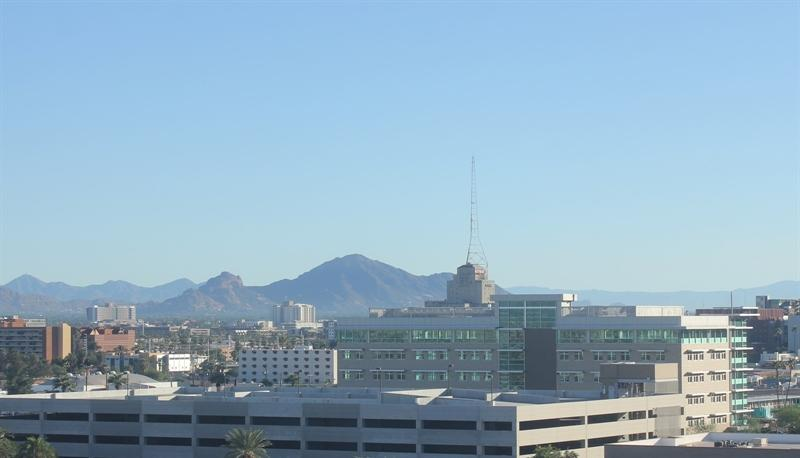
#> input picture images/test/day/20151101_152050.jpg, 800 x 458 px; its folder holds only this picture in this run
$ jupyter execute --allow-errors Untitled.ipynb
#> lines starting #> are read from the running program, lines starting #| are printed output that depends on the picture
# Day and Night Image Classifier
---

The day/night image dataset consists of 200 RGB color images in two categories: day and night. There are equal numbers of each example: 100 day images and 100 night images.

We're trying to build a classifier that can accurately label these images as day or night, and that relies on finding distinguishing features between the two types of images!

*Note: All images come from the [AMOS dataset](http://cs.uky.edu/~jacobs/datasets/amos/) (Archive of Many Outdoor Scenes).*

### Import resources

Before we get started on the project code, import the libraries that we'll need.

[cell 1]
import os
import glob #for loading images from a directory
import matplotlib.image as mpimg
import matplotlib.pyplot as plt
import cv2
import random
import numpy as np

[cell 2]
# Image data directories
image_dir_training = "images/training/"
image_dir_test = "images/test/"

## Step 1: Load the datasets and visualize

These first few lines of code will load the training day/night images and store all of them in a variable, `IMAGE_LIST`. This list contains the images and their associated label ("day" or "night").

For example, the first image-label pair in `IMAGE_LIST` can be accessed by index:
``` IMAGE_LIST[0][:]```.

[cell 3]
def load_dataset(image_dir):
    '''This function loads in images and their labels and places them in a list
    im_list[0][:] will be the first image-label pair in the list'''
#> called with image_dir = 'images/training/'

    im_list = []
    image_types = ["day", "night"]

    # Iterate through each color folder
    for im_type in image_types:

        # Iterate through each image file in each image_type folder
        # glob reads in any image with the extension "image_dir/im_type/*"
        for file in glob.glob(os.path.join(image_dir, im_type, "*")):

            # Read in the image
            im = mpimg.imread(file)
#> im is the input picture: shape (458, 800, 3); mean R, G, B 145.1, 173.9, 193.1

            # Check if the image exists/if it's been correctly read-in
            if not im is None:
                # Append the image, and it's type (red, green, yellow) to the image list
                im_list.append((im, im_type))

    return im_list

[cell 4]
# Load training data
IMAGE_LIST = load_dataset(image_dir_training)
#> IMAGE_LIST = 2 items

## Step 2: Preprocess the data input images.

This function takes in a list of image-label pairs and outputs a **standardized** list of resized images and numerical labels.
1. Resizing every image to a standard size
2. Encode the target variables

[cell 5]
def standardize_input(image):

    # Resize image and pre-process so that all "standard" images are the same size
    standard_im = cv2.resize(image, (1100, 600))

    return standard_im

[cell 6]
def encode(label):
    # encode day as 1, night as 0
    numerical_val = 0
    if(label == 'day'):
        numerical_val = 1

    return numerical_val

[cell 7]
def preprocess(image_list):

    #standardize and encode the input data
    standard_list = []

    # Iterate through all the image-label pairs
    for item in image_list:
        image = item[0]
        label = item[1]

        # Standardize the image
        standardized_im = standardize_input(image)

        # Create a numerical label
        binary_label = encode(label)

        # Append the image, and it's one hot encoded label to the full, processed list of image data
        standard_list.append((standardized_im, binary_label))
#> this loop made 2 passes
#> (label, numerical_val in encode, binary_label) on passes 1 to 2: ('day', 1, 1), ('night', 0, 0)
#> pass 1, in standardize_input, `standard_im = cv2.resize(image, (1100, 600))`:
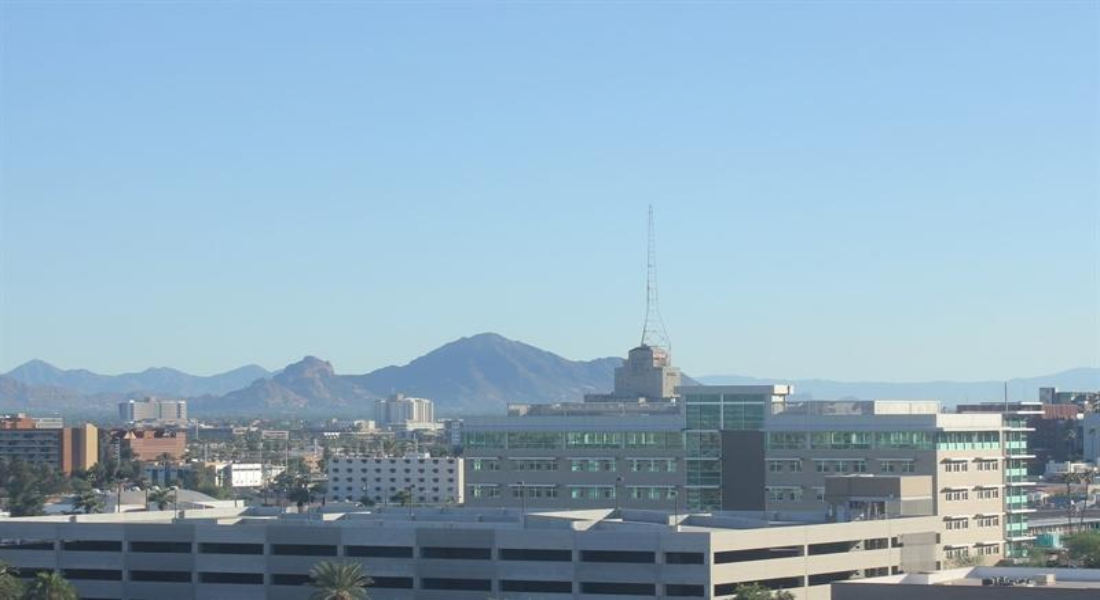
#> standard_im: shape (600, 1100, 3); mean R, G, B 145.1, 173.8, 193
#> pass 2, in standardize_input (call 2), `standard_im = cv2.resize(image, (1100, 600))`:
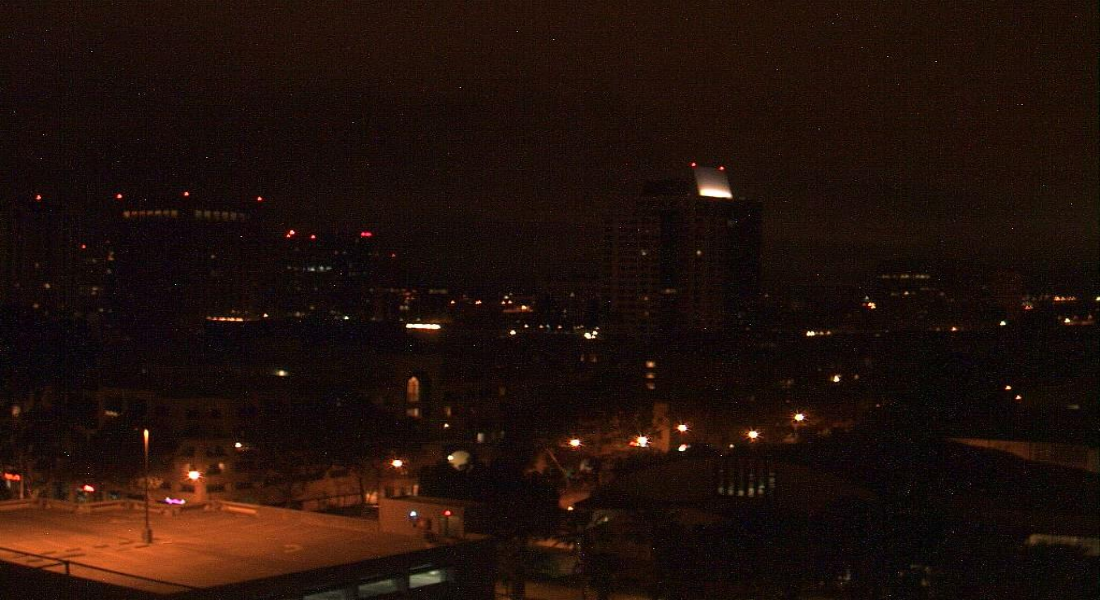
#> standard_im: shape (600, 1100, 3); mean R, G, B 32.6, 16.1, 10.3
#> after the loop, standard_list = 2 items

    return standard_list

[cell 8]
# Standardize all training images
STANDARDIZED_LIST = preprocess(IMAGE_LIST)
#> STANDARDIZED_LIST = 2 items

[cell 9]
# Display a standardized image and its label

# Select an image by index
image_num = 0
selected_image = STANDARDIZED_LIST[image_num][0]
selected_label = STANDARDIZED_LIST[image_num][1]
#> selected_label = 1

# Display image and data about it
plt.imshow(selected_image)
print("Shape: "+str(selected_image.shape))
#| Shape: (600, 1100, 3)
print("Label [1 = day, 0 = night]: " + str(selected_label))
#| Label [1 = day, 0 = night]: 1

## Step 3: Feature Extraction

Let's try to create a feature that represents the brightness in an image. We'll be extracting the **average brightness** using HSV colorspace. Specifically, we'll use the V channel (a measure of brightness), add up the pixel values in the V channel, then divide that sum by the area of the image to get the average Value of the image.

[cell 10]
# Find the average Value or brightness of an image
def avg_brightness(rgb_image):
    # Convert image to HSV
    hsv = cv2.cvtColor(rgb_image, cv2.COLOR_RGB2HSV)

    # Add up all the pixel values in the V channel
    sum_brightness = np.sum(hsv[:,:,2])
    area = 600*1100.0  # pixels

    # find the avg
    avg = sum_brightness/area

    return avg

[cell 11]
# Testing average brightness levels
# Look at a number of different day and night images and think about
# what average brightness value separates the two types of images

# As an example, a "night" image is loaded in and its avg brightness is displayed
image_num = 190
#> (the rest of this cell did not finish here and is left out)

## Step 4: Build the classifier

We'll turn our average brightness feature into a classifier that takes in a standardized image and returns a `predicted_label` for that image. This `estimate_label` function should return a value: 0 or 1 (night or day, respectively).

[cell 12]
# This function should take in RGB image input
def estimate_label(rgb_image, threshold):

    # Extract average brightness feature from an RGB image
    avg = avg_brightness(rgb_image)

    # Use the avg brightness feature to predict a label (0, 1)
    predicted_label = 0
    #threshold = 120
    if(avg > threshold):
        # if the average brightness is above the threshold value, we classify it as "day"
        predicted_label = 1
    # else, the pred-cted_label can stay 0 (it is predicted to be "night")

    return predicted_label

## Step 5: Evaluate the Classifier and Optimize

Here is where we test your classification algorithm using our test set of data that we set aside at the beginning of the notebook!
Below, we load in the test dataset, standardize it using the `standardize` function you defined above, and then **shuffle** it; this ensures that order will not play a role in testing accuracy.

[cell 13]
# Using the load_dataset function in helpers.py
# Load test data
TEST_IMAGE_LIST = load_dataset(image_dir_test)
#> TEST_IMAGE_LIST = 2 items

# Standardize the test data
STANDARDIZED_TEST_LIST = preprocess(TEST_IMAGE_LIST)
#> the loop in preprocess (call 2), `for item in image_list:` made 2 passes
#> STANDARDIZED_TEST_LIST = 2 items

# Shuffle the standardized test data
random.shuffle(STANDARDIZED_TEST_LIST)

[cell 14]
# Constructs a list of misclassified images given a list of test images and their labels
def get_misclassified_images(test_images, threshold):
    # Track misclassified images by placing them into a list
#> called with threshold = 99
    misclassified_images_labels = []

    # Iterate through all the test images
    # Classify each image and compare to the true label
    for image in test_images:

        # Get true data
        im = image[0]
        true_label = image[1]

        # Get predicted label from your classifier
        predicted_label = estimate_label(im, threshold)

        # Compare true and predicted labels
        if(predicted_label != true_label):
            # If these labels are not equal, the image has been misclassified
            misclassified_images_labels.append((im, predicted_label, true_label))
#> this loop made 2 passes
#> (true_label, predicted_label) on passes 1 to 2: (1, 1), (0, 0)
#> after the loop, misclassified_images_labels = []

    # Return the list of misclassified [image, predicted_label, true_label] values
    return misclassified_images_labels

[cell 15]
# Find all misclassified images in a given test set
MISCLASSIFIED = get_misclassified_images(STANDARDIZED_TEST_LIST, threshold=99)
#> MISCLASSIFIED = []

# Accuracy calculations
total = len(STANDARDIZED_TEST_LIST)
#> total = 2
num_correct = total - len(MISCLASSIFIED)
#> num_correct = 2
accuracy = num_correct/total
#> accuracy = 1

print('Accuracy: ' + str(accuracy))
#| Accuracy: 1.0
print("Number of misclassified images = " + str(len(MISCLASSIFIED)) +' out of '+ str(total))
#| Number of misclassified images = 0 out of 2
